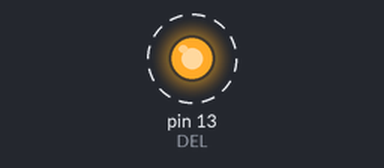
Simulated run of this program. Board: Arduino Mega 2560, built with avr-gcc and run on an emulated ATmega2560. Parts: output pins drawn as LEDs (lit = HIGH). Dashed ring = blinking. What the program prints to the serial monitor is not drawn.

Above: at 1.0 s.
Timing chart, 0 to 5.1 s (numbered marks = the images above):
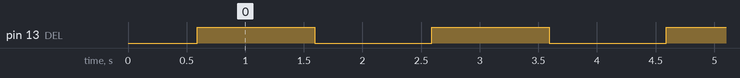

Measured:
- by itself, pin 13 (DEL): alternates HIGH for 1.0 s and LOW for 1.0 s

The program:

main.cpp
```cpp
// Exemple d'utilisation de la librairie bits_manip dans le cadre du cours
// de programmation "243-33A-MO Microcontrôleur 2"
// Auteur: Guillaume Beaulieu
// Date: 2024-06-03
// Pour obtenir cet exemple de code, voir le dépôt GitHub suivant :
// https://github.com/gbeaulieuMontmo/exemple_librairie_bits_manip.git

// Inclure le fichier d'en-tête Arduino pour utiliser les fonctions Arduino
// ici les <> indiquent que le fichier est dans un répertoire standard
#include <Arduino.h>

// Inclure le fichier d'en-tête pour les manipulations de bits
// ici les "" indiquent que le fichier est dans le même répertoire que ce fichier
// le fichier bits_manip.h doit être dans le répertoire src/include
// le fichier bits_manip.cpp doit être dans le répertoire src
#include "bits_manip.h"

#define DEL PB7 // Pin de la LED (PORTB pin 7, pin numérique 13 sur l'Arduino)

void setup() {
  Serial.begin(9600);
  delay(500); // Attendre que le port série soit prêt
  DDRB |= (1 << DEL); // Configurer la pin de la LED comme sortie
  // Autre façon de configurer la pin de la LED comme sortie
  //DDRB = setBit(DDRB, DEL);
}

void loop() {
  // Ici changer les valeurs pour tester les fonctions
  int octet = 0b00001111; // Exemple de valeur de départ
  unsigned char pos = 2; // Position du bit à manipuler (0 à 7)
  int mask = 0b11110000; // Masque pour les opérations sur plusieurs bits

  // setBit
  int res_setBit = setBit(octet, pos);
  Serial.print("setBit: ");

  // Rappel : le deuxième argument (facultatif) de Serial.println
  // peut être BIN, DEC, HEX ou OCT
  Serial.println(res_setBit, BIN);

  // setBitM
  int res_setBitM = setBitM(octet, mask);
  Serial.print("setBitM: ");
  Serial.println(res_setBitM, BIN);

  // clearBit
  int res_clearBit = clearBit(octet, pos);
  Serial.print("clearBit: ");
  Serial.println(res_clearBit, BIN);

  // clearBitM
  int res_clearBitM = clearBitM(octet, mask);
  Serial.print("clearBitM: ");
  Serial.println(res_clearBitM, BIN);

  // clearAllBit
  int res_clearAllBit = clearAllBit(octet);
  Serial.print("clearAllBit: ");
  Serial.println(res_clearAllBit, BIN);

  // modifyBit (mettre le bit à 1)
  int res_modifyBit1 = modifyBit(octet, pos, true);
  Serial.print("modifyBit (1): ");
  Serial.println(res_modifyBit1, BIN);

  // modifyBit (mettre le bit à 0)
  int res_modifyBit0 = modifyBit(octet, pos, false);
  Serial.print("modifyBit (0): ");
  Serial.println(res_modifyBit0, BIN);

  // flipBit
  int res_flipBit = flipBit(octet, pos);
  Serial.print("flipBit: ");
  Serial.println(res_flipBit, BIN);

  // isBitSet
  bool res_isBitSet = isBitSet(octet, pos);
  Serial.print("isBitSet: ");
  Serial.println(res_isBitSet);
  while(1)
  {
    // On fait clignoter la LED intégrée pour indiquer que le programme est terminé
    PORTB ^= (1 << DEL); // Inverser l'état de la LED
    //PORTB = flipBit(PORTB, DEL); // Autre façon d'inverser l'état de la LED
    delay(1000);
  }
}
```

bits_manip.h
```cpp
#ifndef BITS_MANIP_H
#define BITS_MANIP_H

//**********************************************************
// Programmer par Guillaume Beaulieu.
// Dernière modification: 15 juillet 2025
// Librairie qui permet de gérer les bits de ports
//**********************************************************

int setBit(int octet, unsigned char position);
int setBitM(int octet, int mask);
int clearBit(int octet, unsigned char position);
int clearBitM(int octet, int mask);
int clearAllBit(int octet);
int modifyBit(int octet, unsigned char position, bool newState);
int flipBit(int octet, unsigned char position);
bool isBitSet(int octet, unsigned char position);

#endif
```

bits_manip.cpp
```cpp
//**********************************************************
// Programmer par Guillaume Beaulieu.
// Dernière modification: 15 juillet 2025
// Librairie qui permet de gérer les bits de ports
//**********************************************************

//**********************************************************
// setBit permet de mettre à 1 le bit contenu dans octet à la
// position spécifiée.
// Paramètres: octet = entier pour lequel on veut mettre un
//                     bit à 1.
//             position = la position du bit à changer.
// Retour: retourne l'entier avec le bit changé.
//**********************************************************
int setBit(int octet, unsigned char position)
{
	int mask = 1 << position; //Création du masque
	return octet | mask;
}

//**********************************************************
// setBitM permet de mettre à 1 les bits contenu dans mask.
// Paramètres: octet = entier pour lequel on veut mettre un
//                     bit à 1.
//             mask = le masque à utiliser.
// Retour: retourne l'entier avec les bits changés.
//**********************************************************
int setBitM(int octet, int mask)
{
	return octet | mask;
}

//**********************************************************
// clearBit permet de mettre à 0 le bit contenu dans octet à
// la position spécifiée.
// Paramètres: octet = entier pour lequel on veut mettre un
//                     bit à 0.
//             position = la position du bit à changer.
// Retour: retourne l'entier avec le bit changé.
//**********************************************************
int clearBit(int octet, unsigned char position)
{
	int mask = 1 << position; //Création du masque
	//On inverse le masque avec ~ donc 0001 devient 1110 par exemple
	return octet & ~mask;
}

//**********************************************************
// clearBitM permet de mettre à 0 les bits contenus dans mask
// à la position spécifiée.
// Paramètres: octet = entier pour lequel on veut mettre un
//                     bit à 1.
//             mask = le masque à utiliser.
// Retour: retourne l'entier avec les bits changés.
//**********************************************************
int clearBitM(int octet, int mask)
{
	return octet & ~mask;
}

//**********************************************************
// clearAllBit permet de mettre à 0 tous les bits contenus
// dans octet.
// Paramètres: octet = entier pour lequel on veut mettre tous
//                     les bits à 0.
// Retour: retourne l'entier avec les bits changés.
//**********************************************************
int clearAllBit(int octet)
{
	int mask = 0xff;
	return octet & ~mask;
}

//**********************************************************
// modifyBit permet de mettre à 1 ou 0 le bit contenu dans x
// à la position spécifiée.
// Paramètres: octet = entier pour lequel on veut mettre un bit
//                 à 1.
//             position = la position du bit à changer.
//			   newState = nouvel état du bit soit 1 ou 0
// Retour: retourne l'entier avec le bit changé.
//**********************************************************
int modifyBit(int octet, unsigned char position, bool newState)
{
	int mask = 1 << position; //Création du masque
	int state = int(newState);
	return (octet&~mask) | (~state&mask);
}

//**********************************************************
// flipBit permet d'inverser le bit contenu dans octet à la
// position spécifiée.
// Paramètres: octet = entier pour lequel on veut mettre un
//                     bit à 1.
//             position = la position du bit à inverser.
// Retour: retourne l'entier avec le bit changé.
//**********************************************************
int flipBit(int octet, unsigned char position)
{
	int mask = 1 << position; //Création du masque
	return octet ^ mask;
}

//**********************************************************
// isBitSet permet de déterminer si le bit spécifié est à 0
// ou 1.
// Paramètres: octet = entier pour lequel on veut mettre un
//                     bit à 1.
//             position = la position du bit à changer.
// Retour: Retourne 1 si le bit est à 1 ou 0 s'il est à zéro.
//**********************************************************
bool isBitSet(int octet, unsigned char position)
{
	octet >>= position; //On isole le bits voulu.
	return (octet&1) != 0;
}
```
